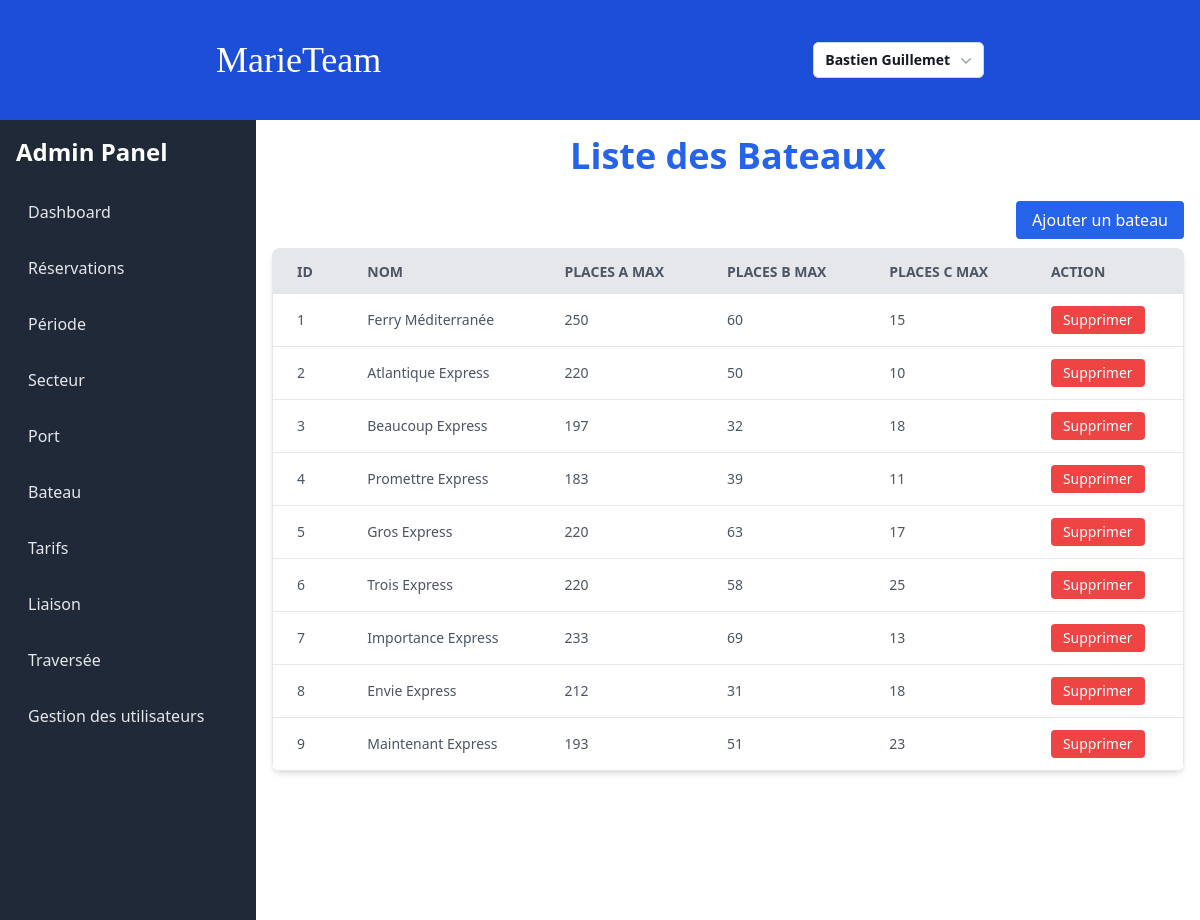
/MVC/?action=panelBateau (signed in), run on the app's committed database.
### tables this page shows
CREATE TABLE `bateau` (
  `id` int(11) NOT NULL,
  `nom` varchar(30) NOT NULL,
  `nom_image` varchar(50) NOT NULL,
  `longueur` varchar(30) NOT NULL,
  `largeur` varchar(30) NOT NULL,
  `vitesse` varchar(30) NOT NULL,
  `place_passager_max` int(11) DEFAULT NULL,
  `place_vehicule_leger_max` int(11) DEFAULT NULL,
  `place_vehicule_lourd_max` int(11) DEFAULT NULL,
  `id_port` int(11) DEFAULT NULL
);

### MVC/Controleur/PanelAdmin/Bateau/panelBateau.php (called while the page is built, shortened)
<?php
function afficherBateaux() {
    try {
        $pdo = connexionDatabase();
        $query = $pdo->prepare("
        SELECT *
        FROM bateau
        ");
        $query->execute();
        $bateaux = $query->fetchAll(PDO::FETCH_ASSOC);
        return $bateaux;
    } catch (PDOException $e) {
        die("Une erreur s'est produite : " . $e->getMessage());
    }
}
$bateaux = afficherBateaux();
include "$racine/Vue/panelBateau.php";

### MVC/Vue/panelBateau.php (the view, shortened to what this page needs)
<div class="flex h-screen">
<?php include 'Vue/sideBarrePanel.php';?>
<div class="container mx-auto p-4">
        <h1 class="text-4xl font-bold text-center text-blue-600 mb-8">Liste des Bateaux</h1>
    <div class="mb-4 text-right">
        <a href="./?action=ajoutBateau" class="bg-blue-600 text-white py-2 px-4 rounded hover:bg-blue-700">
            Ajouter un bateau
        </a>
    </div>
        <div class="overflow-x-auto bg-white shadow-md rounded-lg">
            <table class="table-auto w-full border-collapse border border-gray-200">
                <thead>
                    <tr class="bg-gray-200 text-gray-600 uppercase text-sm leading-normal">
                        <th class="py-3 px-6 text-left">ID</th>
                        <th class="py-3 px-6 text-left">Nom</th>
                        <th class="py-3 px-6 text-left">Places A Max</th>
                        <th class="py-3 px-6 text-left">Places B Max</th>
                        <th class="py-3 px-6 text-left">Places C Max</th>
                        <th class="py-3 px-6 text-left">Action</th>
                    </tr>
                </thead>
                <tbody class="text-gray-600 text-sm font-light">
                    <?php foreach ($bateaux as $bateau): ?>
                        <tr class="border-b border-gray-200 hover:bg-gray-100">
                            <td class="py-3 px-6 text-left whitespace-nowrap"><?= htmlspecialchars($bateau['id']); ?></td>
                            <td class="py-3 px-6 text-left"><?= htmlspecialchars($bateau['nom']); ?></td>
                            <td class="py-3 px-6 text-left"><?= htmlspecialchars($bateau['place_passager_max']); ?></td>
                            <td class="py-3 px-6 text-left"><?= htmlspecialchars($bateau['place_vehicule_leger_max']); ?></td>
                            <td class="py-3 px-6 text-left"><?= htmlspecialchars($bateau['place_vehicule_lourd_max']); ?></td>
                            <td class="py-3 px-6 text-left">
                            <form method="post" action="./?action=deleteBateau" onsubmit="return confirm('Êtes-vous sûr de vouloir supprimer ce bateau ?');">
                                <button type="submit" class="bg-red-500 text-white py-1 px-3 rounded hover:bg-red-600">
                                    Supprimer
                                </button>
                            </form>
                        </td>
                        </tr>
                    <?php endforeach; ?>
                </tbody>
            </table>
        </div>
    </div>

### MVC/index.php (shortened to what this page needs)
<!DOCTYPE html>
<html lang="fr">
<head>
    <link rel="stylesheet" href="../CSS/output.css">
</head>
<body>
    <?php
        include_once "racine.php";
        include 'Vue/header.php';
        if (isset($_GET["action"])) {
            $action = $_GET["action"];
        }
        else {
            $action = "defaut";
        }
        $fichier = routes($action);
        include "$racine/Controleur/$fichier";
    ?>
</body>
</html>

### MVC/Vue/header.php (shortened to what this page needs)
<header class="flex justify-around text-center align-middle items-center NeueMontrealBold bg-blue-700 py-10 text-white">
    <a href="./?action=accueil"><h1 class="font-NeueMontrealBold text-4xl">MarieTeam</h1></a>
    <div class="NeueMontrealBold">
    <div class="flex text-left">
        <?php
        if (isset($_SESSION['utilisateur']) && is_array($_SESSION['utilisateur']) && !empty($_SESSION['utilisateur'])) { ?>
            <div class="relative inline-block text-left">
                <div>
                    <button type="button" class="inline-flex w-full justify-center gap-x-1.5 rounded-md bg-white px-3 py-2 text-sm font-semibold text-gray-900 shadow-sm ring-1 ring-inset ring-gray-300 hover:bg-gray-50" id="menu-button" aria-expanded="false" aria-haspopup="true" onclick="toggleMenu()">
                        <?php echo $_SESSION['utilisateur'][0]['prenom'] . " " . $_SESSION['utilisateur'][0]['nom']; ?>
                            <svg class="-mr-1 size-5 text-gray-400" viewBox="0 0 20 20" fill="currentColor" aria-hidden="true" data-slot="icon">
                                <path fill-rule="evenodd" d="M5.22 8.22a.75.75 0 0 1 1.06 0L10 11.94l3.72-3.72a.75.75 0 1 1 1.06 1.06l-4.25 4.25a.75.75 0 0 1-1.06 0L5.22 9.28a.75.75 0 0 1 0-1.06Z" clip-rule="evenodd" />
                            </svg>
                    </button>
                </div>
    </div>
    <?php } else { ?>
            <button type="button" class="flex w-full items-center justify-center gap-x-1.5 rounded-md bg-white px-3 py-2 text-sm font-semibold text-gray-900 shadow-sm ring-1 ring-inset ring-gray-300 hover:bg-gray-50">
                <a href="./?action=connexion" class="NeueMontrealBold">Connexion</a>
            </button>
       <?php } ?>
</header>

### MVC/Vue/sideBarrePanel.php
<div class="flex h-screen">
    <aside class="bg-gray-800 text-white w-64 p-4">
      <h1 class="text-2xl font-bold mb-6">Admin Panel</h1>
      <nav class="space-y-4">
        <a href="./?action=dashboard" class="block text-gray-200 hover:bg-gray-700 px-3 py-2 rounded-md">Dashboard</a>
        <a href="./?action=panelReservation" class="block text-gray-200 hover:bg-gray-700 px-3 py-2 rounded-md">Réservations</a>
        <a href="./?action=panelPeriode" class="block text-gray-200 hover:bg-gray-700 px-3 py-2 rounded-md">Période</a>
        <a href="./?action=panelSecteur" class="block text-gray-200 hover:bg-gray-700 px-3 py-2 rounded-md">Secteur</a>
        <a href="./?action=panelPort" class="block text-gray-200 hover:bg-gray-700 px-3 py-2 rounded-md">Port</a>
        <a href="./?action=panelBateau" class="block text-gray-200 hover:bg-gray-700 px-3 py-2 rounded-md">Bateau</a>
        <a href="./?action=panelTarifs" class="block text-gray-200 hover:bg-gray-700 px-3 py-2 rounded-md">Tarifs</a>
        <a href="./?action=panelLiaison" class="block text-gray-200 hover:bg-gray-700 px-3 py-2 rounded-md">Liaison</a>
        <a href="./?action=panelTraversee" class="block text-gray-200 hover:bg-gray-700 px-3 py-2 rounded-md">Traversée</a>
        <a href="./?action=gestionUtilisateurs" class="block text-gray-200 hover:bg-gray-700 px-3 py-2 rounded-md">Gestion des utilisateurs</a>
      </nav>
    </aside>
    </div>

### data on the page
bateau: id "1", nom "Ferry Méditerranée", place_passager_max "250", place_vehicule_leger_max "60", place_vehicule_lourd_max "15"
bateau: id "2", nom "Atlantique Express", place_passager_max "220", place_vehicule_leger_max "50", place_vehicule_lourd_max "10"
bateau: id "3", nom "Beaucoup Express", place_passager_max "197", place_vehicule_leger_max "32", place_vehicule_lourd_max "18"
bateau: id "4", nom "Promettre Express", place_passager_max "183", place_vehicule_leger_max "39", place_vehicule_lourd_max "11"
bateau: id "5", nom "Gros Express", place_passager_max "220", place_vehicule_leger_max "63", place_vehicule_lourd_max "17"
bateau: id "6", nom "Trois Express", place_passager_max "220", place_vehicule_leger_max "58", place_vehicule_lourd_max "25"
bateau: id "7", nom "Importance Express", place_passager_max "233", place_vehicule_leger_max "69", place_vehicule_lourd_max "13"
bateau: id "8", nom "Envie Express", place_passager_max "212", place_vehicule_leger_max "31", place_vehicule_lourd_max "18"
bateau: id "9", nom "Maintenant Express", place_passager_max "193", place_vehicule_leger_max "51", place_vehicule_lourd_max "23"

### other printed values
$_SESSION['utilisateur'][0]['prenom'] "Bastien"
$_SESSION['utilisateur'][0]['nom'] "Guillemet"
